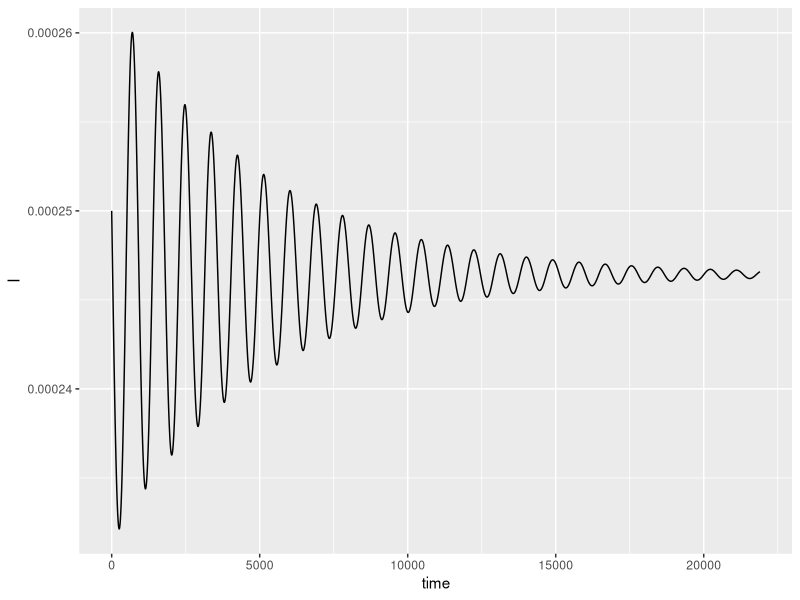
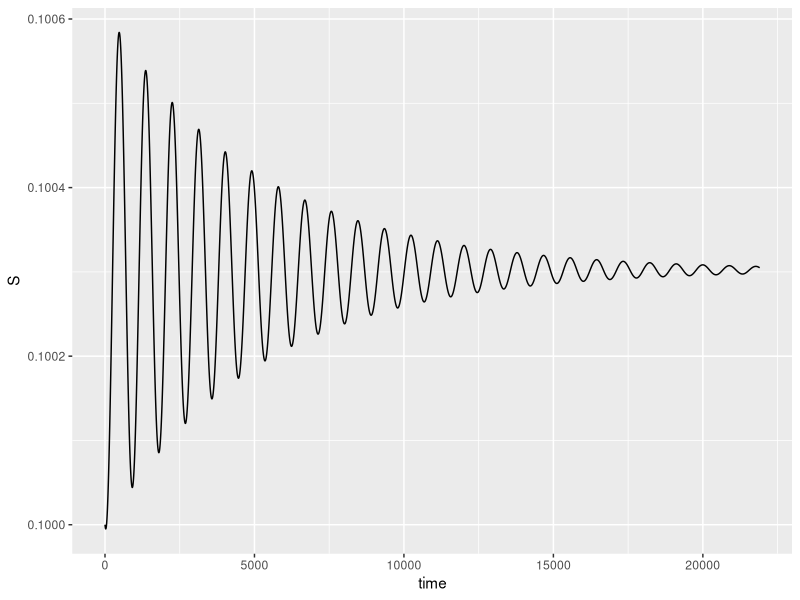

These charts were generated, in order, by the following R code:
## ---- chunk 1
knitr::opts_chunk$set(echo = FALSE)
## ---- chunk 2
parms <- list(
  mu = 1/(70 * 365),
  beta = 520 / 365,
  gamma = 1/7
)

y = c(S = 0.1, I = 2.5E-4, R = 0)

t <- seq(0, 60*365)
## ---- chunk 3
sir <- function(t, y, parms){
  S <- y[1]
  I <- y[2]
  R <- y[3]
  
  with(parms, {
    dS <- mu - beta * S * I  - mu * S
    dI <- beta * S * I  - (mu + gamma) * I
    dR <- gamma * I - mu * R

    return(list(c(dS, dI, dR)))
    })
}
## ---- chunk 4
library(deSolve)
sim <- lsoda(y = y, times =t, 
             parms = parms, 
             func = sir)
## ---- chunk 5
sim.df <- data.frame(sim)

library(ggplot2)

ggplot(sim.df) + geom_line(aes(x = time, y = I))
## ---- chunk 6
ggplot(sim.df) + geom_line(aes(x = time, y = S))
